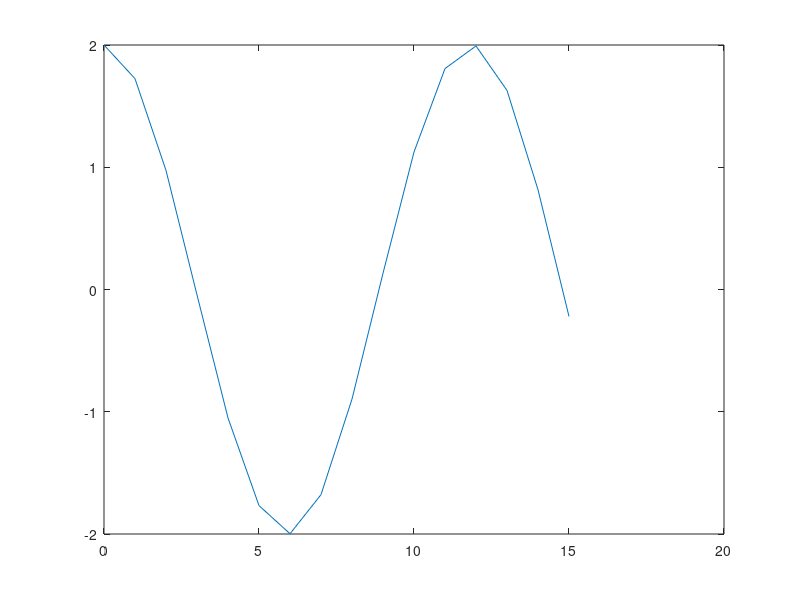

The MATLAB source for this figure:

%t=-10:20;
%y=heaviside(t)*5; 
%stem(t,y); 
%ylabel ('Amplitude');
%xlabel ('Time');
%TITLE ('Step function'); 
%axis([-10 20 0 5])

%t=-10:20;
%y=heaviside(t-2)*5; 
%stem(t,y); 
%ylabel ('Amplitude');
%xlabel ('Time');
%TITLE ('Step function'); 
%axis([-10 20 0 5])

%t=0:.01:20;   %Time vector 
%w = 2.5; %pulse width
%d= w/2:w*2:20; %delay vector
%y2=pulstran(t,d,'rectpuls',w); 
%plot(t,y2); 
%set(gca,'Ylim',[-0.1 1.1]); 

 t = 0:1:pi*5;
   y = 2*cos(100*t)
   plot(t,y)